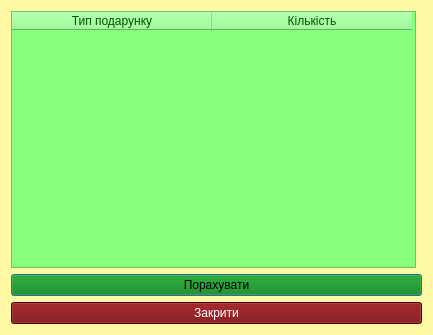
<?xml version="1.0" encoding="UTF-8"?>
<ui version="4.0">
 <class>Window5</class>
 <widget class="QDialog" name="Window5">
  <property name="geometry">
   <rect>
    <x>0</x>
    <y>0</y>
    <width>433</width>
    <height>335</height>
   </rect>
  </property>
  <property name="windowTitle">
   <string>Підрахунок подарунків</string>
  </property>
  <property name="layoutDirection">
   <enum>Qt::LeftToRight</enum>
  </property>
  <property name="styleSheet">
   <string notr="true">
background-color: rgb(255, 249, 166);</string>
  </property>
  <layout class="QVBoxLayout" name="verticalLayout">
   <item>
    <widget class="QTableWidget" name="tableWidget">
     <property name="maximumSize">
      <size>
       <width>405</width>
       <height>16777215</height>
      </size>
     </property>
     <property name="styleSheet">
      <string notr="true">font: 700 12pt &quot;Consolas&quot;;
color: rgb(0, 85, 0);

background-color: rgb(135, 255, 126);</string>
     </property>
     <attribute name="horizontalHeaderMinimumSectionSize">
      <number>200</number>
     </attribute>
     <attribute name="horizontalHeaderDefaultSectionSize">
      <number>200</number>
     </attribute>
     <column>
      <property name="text">
       <string>Тип подарунку</string>
      </property>
     </column>
     <column>
      <property name="text">
       <string>Кількість</string>
      </property>
     </column>
    </widget>
   </item>
   <item>
    <widget class="QPushButton" name="pushButton_2">
     <property name="styleSheet">
      <string notr="true">color: rgb(0, 0, 0);
background-color: rgb(0, 127, 0);
font: 12pt &quot;Consolas&quot;;
font: 12pt &quot;Segoe UI&quot;;
font: 700 12pt &quot;Segoe UI&quot;;</string>
     </property>
     <property name="text">
      <string>Порахувати</string>
     </property>
    </widget>
   </item>
   <item>
    <widget class="QPushButton" name="pushButton">
     <property name="styleSheet">
      <string notr="true">color: rgb(255, 255, 255);
background-color: rgb(115, 0, 2);
font: 15pt &quot;Consolas&quot;;</string>
     </property>
     <property name="text">
      <string>Закрити</string>
     </property>
    </widget>
   </item>
  </layout>
 </widget>
 <resources/>
 <connections/>
</ui>
